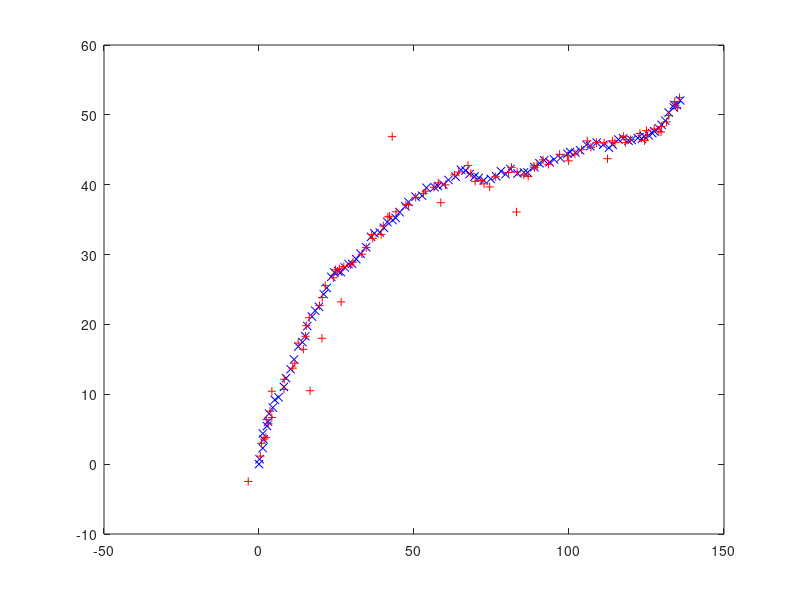

Here is the MATLAB script that generated this plot: (Note: this script raises an error after producing the figure.)
% x and y csv read files are real co-ordinates
% a and b csv files are noisy co-ordinates

x_file=csvread('x(2).csv');
y_file=csvread('y(2).csv');
a_file=csvread('a(1).csv');
b_file=csvread('b(1).csv');

%plotting  the real co-ordinates and noisy co-ordinates of target trajectories.
plot(x_file, y_file, 'xb');
hold;
plot(a_file, b_file, '+r');

%mean value and standard deviation values.
nx = a_file-x_file;
ny = b_file-y_file;
mean(nx)
mean(ny)
std(nx)
std(ny)

% plotting the histogram for nx and ny
histogram(nx,6)
histogram(ny,6)
plot(x_file, y_file, 'xb');
hold;
plot(a_file, b_file, '+r');
title('noise graph of target trajectories')

%kalman tracking for assess the quality of tracking
z=[a_file;b_file]
[px, py] = kalmanTracking(z)

nnx = px-x_file;
nny = py-y_file;
mean(nx)
mean(ny)
plot(x_file, y_file, 'xb');
hold on
plot(a_file, b_file, '+r');
hold off

plot(x_file,y_file, 'xb', px, py, '+r', a_file,b_file,'oy');
legend({'x,y = real co-ord of target trajectory(x,y)','px,py = predicted co-ords(x,y) of target trajectory','a,b = noisy co-ord(a,b) of target trajectory'}, 'Location', 'northwest')


% Calculating the mean value and standard deviation value of absolute error and Root mean squared error for estimated value

Standard_deviation_abso_error = sqrt( ((x_file-px).^2) + ((y_file-py).^2) )
RootMeanStandard_error = rms(Standard_deviation_abso_error)

% Calculating the mean value and standard deviation value of absolute error and Root mean squared error for Noisy Co-ord value

Standard_deviation_abso_error_NOISY = sqrt( ((x_file-a_file).^2) + ((y_file-b_file).^2) )
RootMeanStandard_error_NOISY = rms(Standard_deviation_abso_error_NOISY)

%%%
